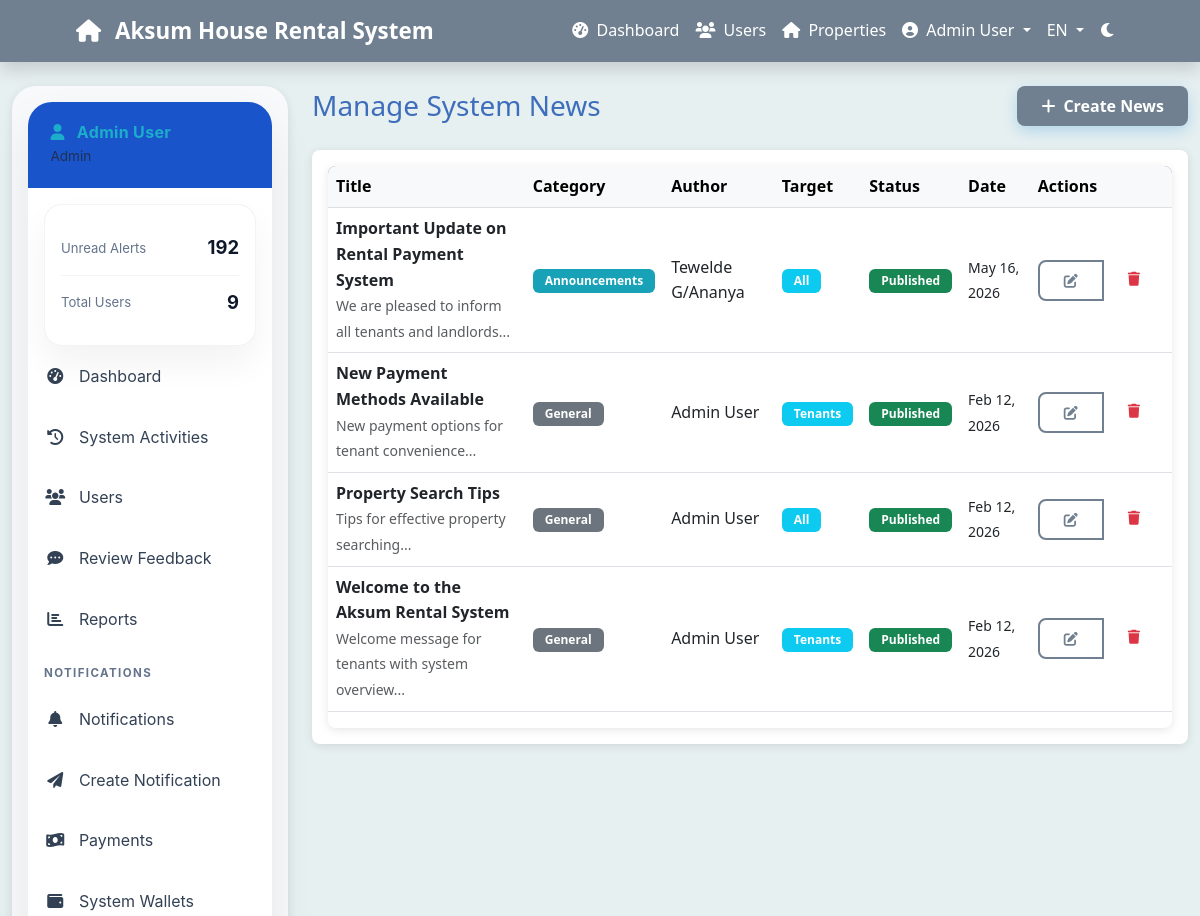
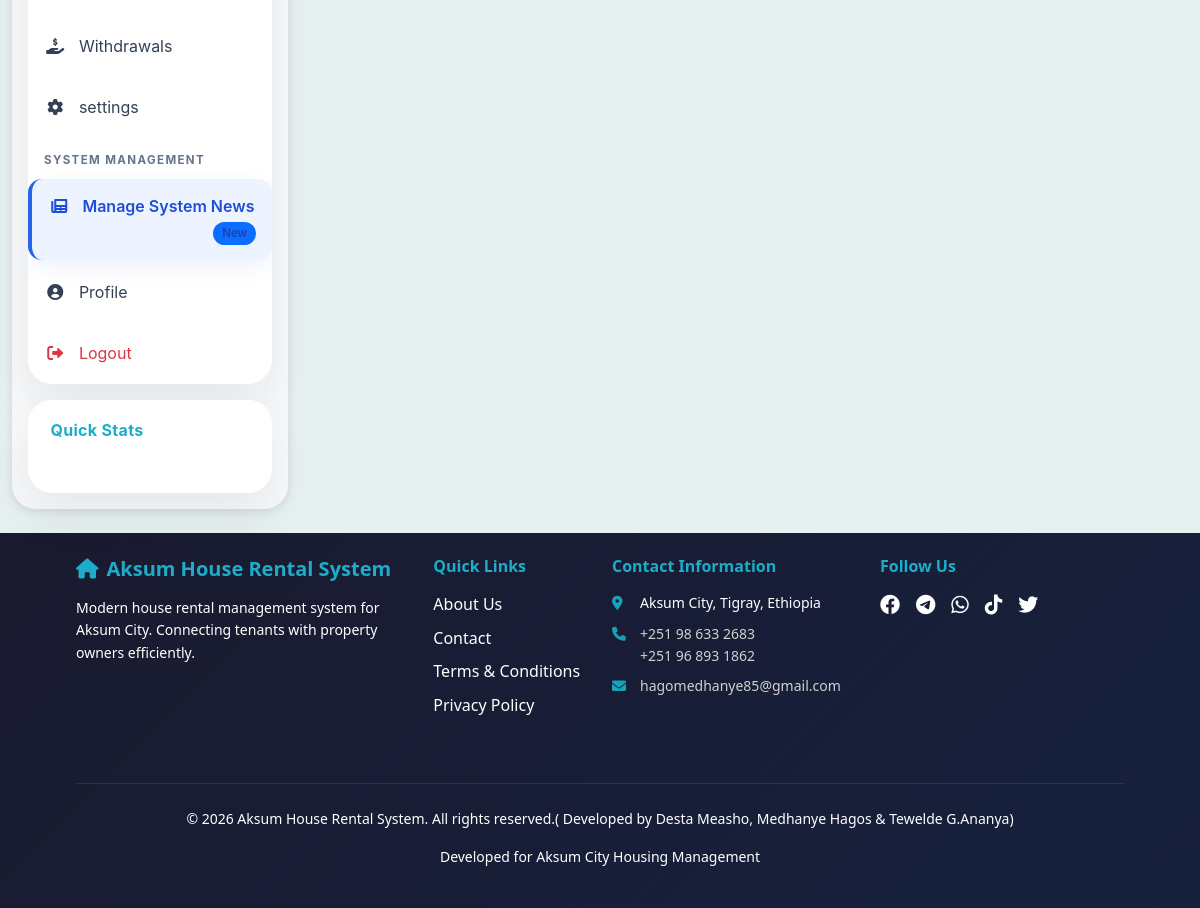
The page /admin/manage-news.php (signed in) on the database its author committed (2 pictures, top to bottom).
### tables this page shows
CREATE TABLE `system_news` (
  `news_id` int(11) NOT NULL,
  `title` varchar(200) NOT NULL,
  `content` text NOT NULL,
  `excerpt` text DEFAULT NULL,
  `target_audience` enum('tenants','owners','all','employees') NOT NULL DEFAULT 'all',
  `priority` enum('low','medium','high','urgent') NOT NULL DEFAULT 'medium',
  `publication_date` datetime NOT NULL,
  `expiry_date` datetime DEFAULT NULL,
  `category_id` int(11) DEFAULT NULL,
  `featured` tinyint(1) DEFAULT 0,
  `allow_comments` tinyint(1) DEFAULT 1,
  `meta_title` varchar(255) DEFAULT NULL,
  `meta_description` text DEFAULT NULL,
  `publish_date` date DEFAULT curdate(),
  `status` enum('draft','published','archived') DEFAULT 'draft',
  `created_by` int(11) NOT NULL,
  `created_at` timestamp NOT NULL DEFAULT current_timestamp(),
  `notification_sent` tinyint(1) DEFAULT 0,
  `archived_at` timestamp NULL DEFAULT NULL,
  `view_count` int(11) DEFAULT 0
);

CREATE TABLE `news_categories` (
  `category_id` int(11) NOT NULL,
  `category_name` varchar(100) NOT NULL,
  `description` text DEFAULT NULL,
  `color` varchar(7) DEFAULT '#007bff',
  `created_at` timestamp NOT NULL DEFAULT current_timestamp()
);

CREATE TABLE `users` (
  `user_id` int(11) NOT NULL,
  `full_name` varchar(100) NOT NULL,
  `email` varchar(100) NOT NULL,
  `phone` varchar(20) DEFAULT NULL,
  `password_hash` varchar(255) NOT NULL,
  `role` enum('tenant','owner','employee','admin') NOT NULL,
  `id_number` varchar(50) DEFAULT NULL,
  `address` text DEFAULT NULL,
  `id_image` varchar(255) DEFAULT NULL,
  `profile_image` varchar(255) DEFAULT NULL,
  `profile_picture` varchar(255) DEFAULT NULL,
  `is_verified` tinyint(1) DEFAULT 0,
  `verification_token` varchar(255) DEFAULT NULL,
  `token_expires_at` datetime DEFAULT NULL,
  `is_active` tinyint(1) DEFAULT 1,
  `status` enum('active','inactive','suspended','pending') DEFAULT 'pending',
  `created_at` timestamp NOT NULL DEFAULT current_timestamp(),
  `updated_at` timestamp NOT NULL DEFAULT current_timestamp() ON UPDATE current_timestamp(),
  `login_attempts` int(11) DEFAULT 0 COMMENT 'Number of failed login attempts',
  `last_attempt_time` timestamp NULL DEFAULT NULL COMMENT 'Time of last failed login attempt',
  `lockout_until` timestamp NULL DEFAULT NULL COMMENT 'Time until account is locked out',
  `force_password_change` tinyint(1) DEFAULT 0
);

### includes/database.php (called while the page is built, shortened)
<?php
class Database {
    private $host = DB_HOST;
    private $user = DB_USER;
    private $pass = DB_PASS;
    private $dbname = DB_NAME;
    private $conn;
    private function connect() {
        $dsn = "mysql:host=" . $this->host . ";port=3306;dbname=" . $this->dbname . ";charset=utf8mb4";
        $options = array(
            PDO::ATTR_ERRMODE => PDO::ERRMODE_EXCEPTION,
            PDO::ATTR_DEFAULT_FETCH_MODE => PDO::FETCH_ASSOC,
            PDO::ATTR_EMULATE_PREPARES => false
        );
        try {
            $this->conn = new PDO($dsn, $this->user, $this->pass, $options);
        } catch (PDOException $e) {
            $this->error = "Connection failed: " . $e->getMessage();
            error_log($this->error);
            die("A database connection error occurred. Please try again later.");
        }
    }
    public function prepare($sql) {
        try {
            $stmt = $this->conn->prepare($sql);
            return $stmt;
        } catch (PDOException $e) {
            $this->error = "Prepare failed: " . $e->getMessage();
            error_log($this->error . " | SQL: " . $sql);
            return false;
        }
    }
    public function execute($stmt, $params = []) {
        try {
            $stmt->execute($params);
            return $stmt;
        } catch (PDOException $e) {
            $this->error = "Query failed: " . $e->getMessage();
            throw new Exception($this->error);
        }
    }
    public function getMultiple($stmt, $params = []) {
        $result = $this->execute($stmt, $params);
        return $stmt->fetchAll();
    }
}
?>

### admin/manage-news.php (the view, shortened to what this page needs)
<?php
require_once '../includes/config.php';
$sql = "SELECT sn.*, nc.category_name, nc.color as category_color, u.full_name as author_name
       FROM system_news sn
       LEFT JOIN news_categories nc ON sn.category_id = nc.category_id
       LEFT JOIN users u ON sn.created_by = u.user_id
       ORDER BY sn.created_at DESC";
$stmt = $db->prepare($sql);
$all_news = $db->getMultiple($stmt);
include '../includes/header.php';
?>
<div class="container-fluid py-4">
    <div class="row">
        <div class="col-lg-3">
            <?php include '../includes/sidebar.php'; ?>
        </div>
        <div class="col-lg-9">
            <div class="d-flex justify-content-between align-items-center mb-4">
                <h1 class="h3 mb-0">Manage System News</h1>
                <button class="btn btn-primary" data-bs-toggle="modal" data-bs-target="#createNewsModal">
                    <i class="fas fa-plus me-2"></i>Create News
                </button>
            </div>
            <div class="card dashboard-card">
                <div class="card-body">
                    <div class="table-responsive">
                        <table class="table table-hover align-middle">
                            <thead class="table-light">
                                <tr>
                                    <th>Title</th>
                                    <th>Category</th>
                                    <th>Author</th>
                                    <th>Target</th>
                                    <th>Status</th>
                                    <th>Date</th>
                                    <th>Actions</th>
                                </tr>
                            </thead>
                            <tbody>
                                <?php if (empty($all_news)): ?>
                                    <tr>
                                        <td colspan="7" class="text-center py-4 text-muted">No news articles found</td>
                                    </tr>
                                <?php else: ?>
                                    <?php foreach ($all_news as $news): ?>
                                        <tr>
                                            <td>
                                                <div class="fw-bold"><?php echo htmlspecialchars($news['title']); ?></div>
                                                <small class="text-muted"><?php echo htmlspecialchars(substr($news['excerpt'], 0, 50)); ?>...</small>
                                            </td>
                                            <td>
                                                <span class="badge" style="background-color: <?php echo $news['category_color'] ?? '#6c757d'; ?>;">
                                                    <?php echo htmlspecialchars($news['category_name'] ?? 'General'); ?>
                                                </span>
                                            </td>
                                            <td><?php echo htmlspecialchars($news['author_name'] ?? 'System'); ?></td>
                                            <td><span class="badge bg-info"><?php echo ucfirst($news['target_audience']); ?></span></td>
                                            <td>
                                                <span class="badge bg-<?php echo $news['status'] === 'published' ? 'success' : 'secondary'; ?>">
                                                    <?php echo ucfirst($news['status']); ?>
                                                </span>
                                            </td>
                                            <td><small><?php echo date('M d, Y', strtotime($news['publication_date'])); ?></small></td>
                                            <td>
                                                <div class="btn-group">
                                                    <button class="btn btn-sm btn-outline-primary edit-news-btn"
                                                            data-news='<?php echo json_encode($news); ?>'>
                                                        <i class="fas fa-edit"></i>
                                                    </button>
                                                    <form method="POST" class="d-inline" onsubmit="return confirm('Delete this post?');">
                                                        <button type="submit" class="btn btn-sm btn-outline-danger">
                                                            <i class="fas fa-trash"></i>
                                                        </button>
                                                    </form>
                                                </div>
                                            </td>
                                        </tr>
                                    <?php endforeach; ?>
                                <?php endif; ?>
                            </tbody>
                        </table>
                    </div>
                </div>
            </div>
        </div>
    </div>
</div>
<?php include '../includes/footer.php'; ?>

### assets/css/style.css (style rules this page uses)
:root { --primary-color: #708090; --secondary-color: #010302; --accent-color: #47ad6e; --success-color: #1cadca; --warning-color: #dd6b20; --light-bg: #e7f0f1; --dark-text: #3e6ebb; --border-radius: 8px; --box-shadow: 0 2px 10px rgba(0,0,0,0.1); }
body { font-family: 'Segoe UI', Tahoma, Geneva, Verdana, sans-serif; color: var(--dark-text); line-height: 1.6; background-color: var(--light-bg); }
h1, h2, h3, h4, h5, h6 { color: var(--success-color); font-weight: 600; }
.btn { border-radius: 25px; font-weight: 600; padding: 12px 30px; transition: all 0.3s ease; border: none; position: relative; overflow: hidden; }
.btn::before { content: ''; position: absolute; top: 0; left: -100%; width: 100%; height: 100%; background: linear-gradient(90deg, transparent, rgba(255,255,255,0.2), transparent); transition: left 0.5s ease; }
.btn-primary { background: linear-gradient(135deg, var(--secondary-color) 0%, #2980b9 100%); box-shadow: 0 5px 15px rgba(52, 152, 219, 0.3); }
.btn-outline-primary { background: transparent; border: 2px solid var(--secondary-color); color: var(--secondary-color); }
.dashboard-card { border-radius: var(--border-radius); border: none; box-shadow: var(--box-shadow); transition: transform 0.3s ease; }
.table-responsive { border-radius: var(--border-radius); overflow: hidden; box-shadow: var(--box-shadow); }
.table thead { background: var(--primary-color); color: white; }
.btn { border-radius: var(--border-radius); font-weight: 600; padding: 0.5rem 1.5rem; transition: all 0.3s ease; }
.btn-primary { background: var(--primary-color); border-color: var(--primary-color); color: #fff; }
.btn-outline-primary { color: var(--primary-color); border-color: var(--primary-color); }
.badge { padding: 0.5em 1em; font-weight: 600; }

### includes/footer.php (style rules this page uses)
html, body { height: 100%; }
body { display: flex; flex-direction: column; }

### rows shown on the page
system_news: title "Important Update on Rental Payment System", excerpt "We are pleased to inform all tenants and landlords", category.category_name "Announcements", users.full_name "Tewelde G/Ananya", target_audience "All", status "Published", publication_date "May 16, 2026"
system_news: title "New Payment Methods Available", excerpt "New payment options for tenant convenience", category_name "General", users.full_name "Admin User", target_audience "Tenants", status "Published", publication_date "Feb 12, 2026"
system_news: title "Property Search Tips", excerpt "Tips for effective property searching", category_name "General", users.full_name "Admin User", target_audience "All", status "Published", publication_date "Feb 12, 2026"
system_news: title "Welcome to the Aksum Rental System", excerpt "Welcome message for tenants with system overview", category_name "General", users.full_name "Admin User", target_audience "Tenants", status "Published", publication_date "Feb 12, 2026"

### other values the page prints
t('site_name') "Aksum House Rental System"
t('dashboard') "Dashboard"
t('users') "Users"
t('properties') "Properties"
$_SESSION['user_name'] "Admin User"
get_current_language() "EN"
$role_labels[$_SESSION['user_role'] ?? 'user'] "Admin"
$item['label'] "Unread Alerts"
$item['value'] "192"
$item['label'] "Total Users"
$item['value'] "9"
t('system_activities') "System Activities"
t('review_feedback') "Review Feedback"
t('reports') "Reports"
t('notifications_section') "NOTIFICATIONS"
